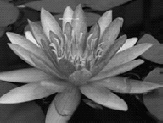
%> input picture C.大三上/数字图像处理/imgs/im1.tif (made grey), 163 x 123 px, given in place of room.tif, which was not available
$ octave b_edge_detection_prewitt.m   (GNU Octave 9; MATLAB toolbox functions it lacks are replaced by stand-ins)
%> lines starting %> are read from the running program, lines starting %| are printed output that depends on the picture; in (x1, y1, x2, y2) boxes, pixels count from 0 and x2, y2 are one past the last pixel; in counts of white or black regions, pixels touching at a corner belong together; the program's own positions count from 1; pictures that were not available may be replaced by others from this repository, and a replacement may not be noted
% 读取并显示原始图像
f = imread('../imgs/room.tif');
%> f is the input picture: size 123x163 uint8; min 0, max 238, mean 90.1
f_gray = im2gray(f);  % 转换为灰度图

% 使用 Roberts 算子进行边缘检测
[gv, t1] = edge(f_gray, 'prewitt', 'vertical');
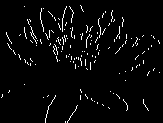
%> gv: size 123x163 logical; 3.5% white in thin lines or dots
%> t1 = 0.083
[gh, t2] = edge(f_gray, 'prewitt', 'horizontal');
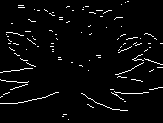
%> gh: size 123x163 logical; 3.5% white in thin lines or dots
%> t2 = 0.103

% 显示水平和垂直边缘检测结果
figure;
subplot(1,2,1);
imshow(gh);
title('水平边缘检测结果');
subplot(1,2,2);
imshow(gv);
title('垂直边缘检测结果');

% 欧几里德距离
G_euclidean = sqrt(double(gh).^2 + double(gv).^2);
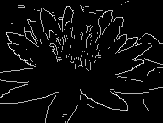
%> G_euclidean: size 123x163 double; min 0, max 1.41, mean 0.0674; drawn with min black and max white
% 街区距离
G_cityblock = abs(double(gh)) + abs(double(gv));
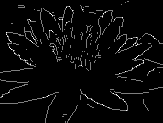
%> G_cityblock: size 123x163 double; min 0, max 2, mean 0.0702; drawn with min black and max white

% 显示梯度模结果
figure;

subplot(1,2,1);
imshow(G_euclidean, []);
title('梯度模（欧几里德距离）');
subplot(1,2,2);
imshow(G_cityblock, []);
title('梯度模（街区距离）');

% 绘制梯度模的直方图以确定阈值
figure;
histogram(G_euclidean);
title('梯度模的直方图（欧几里德距离）');
xlabel('灰度值');
ylabel('像素数');
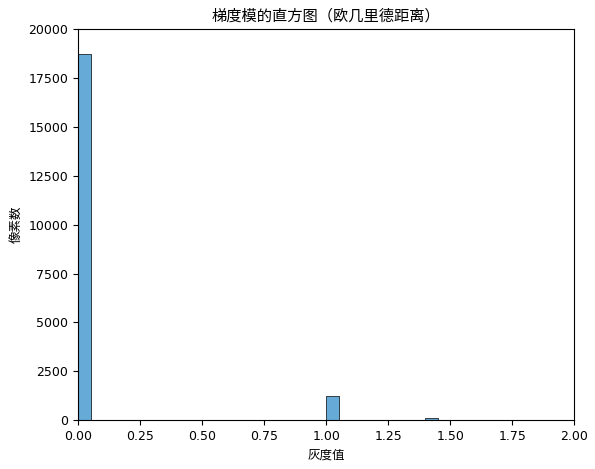
%> figure redrawn from the program's plot data; tallest bar 18738 high, from x = 0 to 0.05

% 根据直方图选择阈值进行二值化处理
T = input('请输入二值化的阈值（根据直方图选择合适的值）：');
%> the answer given: '../imgs/im1.tif'
%> (the run ends here)

$ run again, on C.大三上/数字图像处理/imgs/medicine_pic.jpg
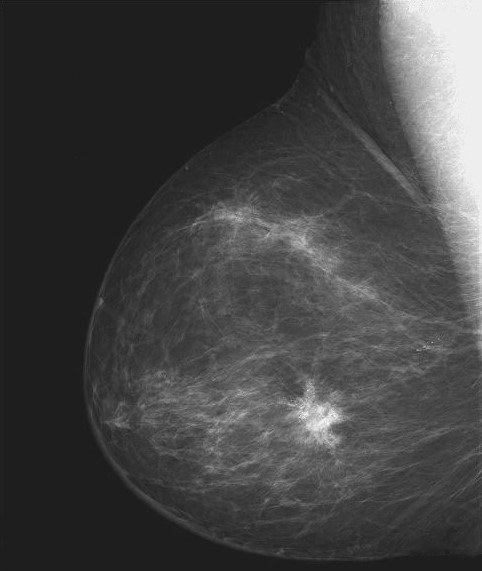
%> input picture C.大三上/数字图像处理/imgs/medicine_pic.jpg, 482 x 571 px, given in place of room.tif, which was not available
%> f is the input picture: size 571x482 uint8; min 24, max 254, mean 66.7
%> `[gv, t1] = edge(f_gray, 'prewitt', 'vertical');`:
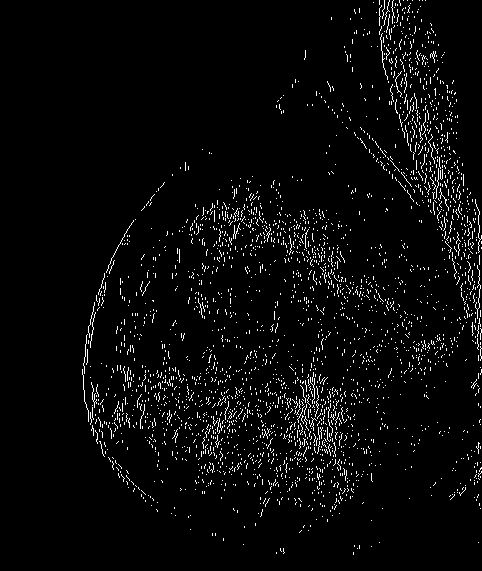
%> gv: size 571x482 logical; 3.6% white in thin lines or dots, all inside (x1, y1, x2, y2) = (82, 0, 482, 555)
%> t1 = 0.0193
%> gh: size 571x482 logical; 4.4% white in thin lines or dots, all inside (x1, y1, x2, y2) = (94, 0, 482, 562)
%> t2 = 0.0248
%> `ylabel('像素数');`:
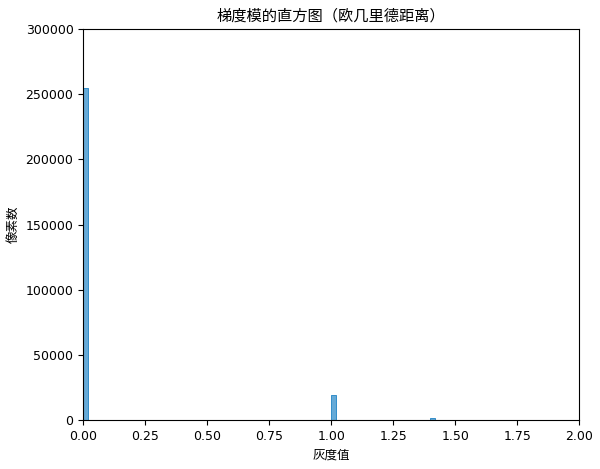
%> figure redrawn from the program's plot data; tallest bar 254513 high, from x = 0 to 0.02
